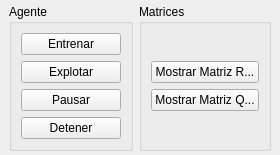
  <widget class="QDockWidget" name="dwEjecucion">
   <property name="maximumSize">
    <size>
     <width>524287</width>
     <height>170</height>
    </size>
   </property>
   <property name="locale">
    <locale language="Spanish" country="Argentina"/>
   </property>
   <property name="features">
    <set>QDockWidget::DockWidgetFloatable|QDockWidget::DockWidgetMovable</set>
   </property>
   <property name="allowedAreas">
    <set>Qt::AllDockWidgetAreas</set>
   </property>
   <property name="windowTitle">
    <string>Ejecución</string>
   </property>
   <attribute name="dockWidgetArea">
    <number>2</number>
   </attribute>
   <widget class="QWidget" name="dockWidgetContents_4">
    <layout class="QGridLayout" name="gridLayout_20">
     <property name="topMargin">
      <number>4</number>
     </property>
     <property name="bottomMargin">
      <number>4</number>
     </property>
     <item row="0" column="1">
      <widget class="QGroupBox" name="gbMatrices">
       <property name="title">
        <string>Matrices</string>
       </property>
       <layout class="QGridLayout" name="gridLayout_19">
        <item row="0" column="0">
         <layout class="QVBoxLayout" name="verticalLayout_2">
          <item>
           <widget class="QPushButton" name="btnMostrarMatrizR">
            <property name="minimumSize">
             <size>
              <width>105</width>
              <height>0</height>
             </size>
            </property>
            <property name="locale">
             <locale language="Spanish" country="Argentina"/>
            </property>
            <property name="text">
             <string>Mostrar Matriz R...</string>
            </property>
           </widget>
          </item>
          <item>
           <widget class="QPushButton" name="btnMostrarMatrizQ">
            <property name="minimumSize">
             <size>
              <width>105</width>
              <height>0</height>
             </size>
            </property>
            <property name="locale">
             <locale language="Spanish" country="Argentina"/>
            </property>
            <property name="text">
             <string>Mostrar Matriz Q...</string>
            </property>
           </widget>
          </item>
         </layout>
        </item>
       </layout>
      </widget>
     </item>
     <item row="0" column="0">
      <widget class="QGroupBox" name="gbAgente">
       <property name="title">
        <string>Agente</string>
       </property>
       <layout class="QGridLayout" name="gridLayout_18">
        <item row="0" column="0">
         <layout class="QVBoxLayout" name="verticalLayout">
          <item>
           <widget class="QPushButton" name="btnEntrenar">
            <property name="minimumSize">
             <size>
              <width>100</width>
              <height>0</height>
             </size>
            </property>
            <property name="locale">
             <locale language="Spanish" country="Argentina"/>
            </property>
            <property name="text">
             <string>Entrenar</string>
            </property>
            <property name="icon">
             <iconset resource="recursos.qrc">
              <normaloff>:/iconos/Aprender.png</normaloff>:/iconos/Aprender.png</iconset>
            </property>
           </widget>
          </item>
          <item>
           <widget class="QPushButton" name="btnRecorrer">
            <property name="minimumSize">
             <size>
              <width>100</width>
              <height>0</height>
             </size>
            </property>
            <property name="locale">
             <locale language="Spanish" country="Argentina"/>
            </property>
            <property name="text">
             <string>Explotar</string>
            </property>
            <property name="icon">
             <iconset resource="recursos.qrc">
              <normaloff>:/iconos/Recorrer.png</normaloff>:/iconos/Recorrer.png</iconset>
            </property>
           </widget>
          </item>
          <item>
           <widget class="QPushButton" name="btnPausar">
            <property name="minimumSize">
             <size>
              <width>100</width>
              <height>0</height>
             </size>
            </property>
            <property name="text">
             <string>Pausar</string>
            </property>
            <property name="icon">
             <iconset resource="recursos.qrc">
              <normaloff>:/iconos/Pausar.png</normaloff>:/iconos/Pausar.png</iconset>
            </property>
           </widget>
          </item>
          <item>
           <widget class="QPushButton" name="btnTerminarProceso">
            <property name="minimumSize">
             <size>
              <width>100</width>
              <height>0</height>
             </size>
            </property>
            <property name="locale">
             <locale language="Spanish" country="Argentina"/>
            </property>
            <property name="text">
             <string>Detener</string>
            </property>
            <property name="icon">
             <iconset resource="recursos.qrc">
              <normaloff>:/iconos/Detener.png</normaloff>:/iconos/Detener.png</iconset>
            </property>
           </widget>
          </item>
         </layout>
        </item>
       </layout>
      </widget>
     </item>
    </layout>
   </widget>
  </widget>
